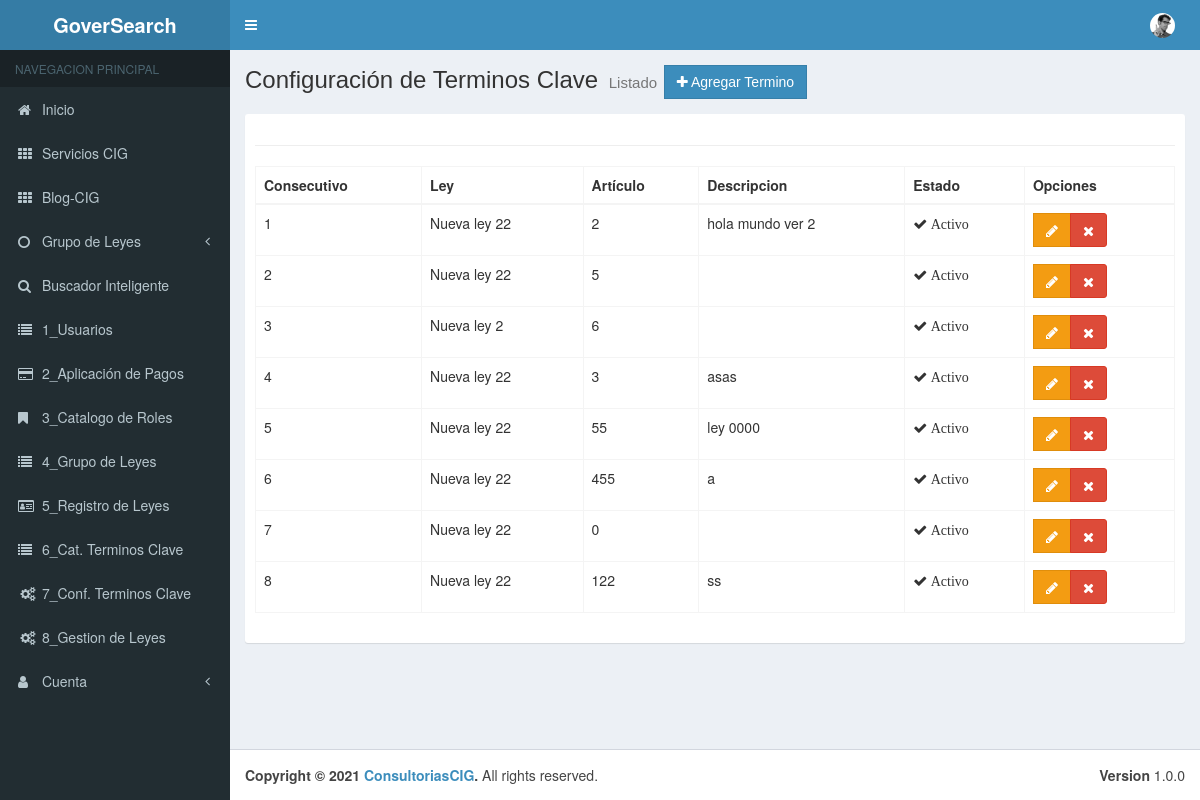
/Menu/cTer_Clave, run on an earlier commit of the app's database.
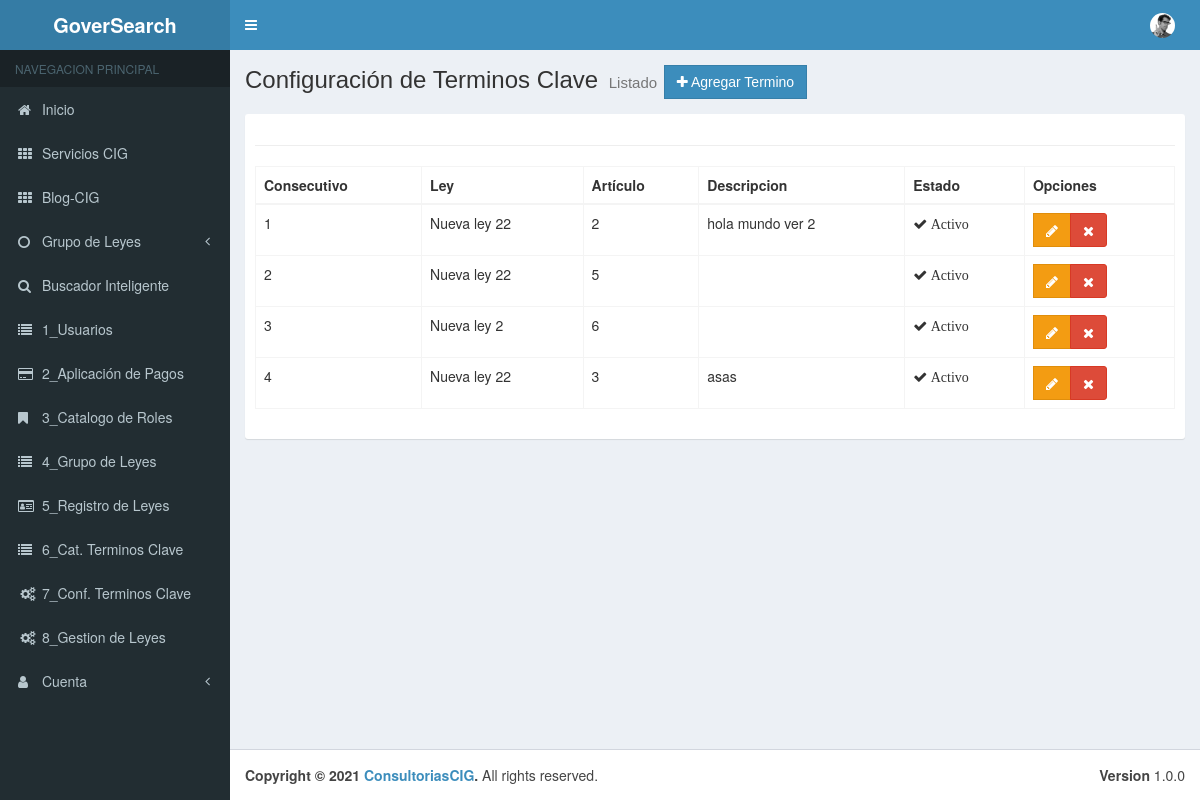
And on a later commit of the database.
### tables this page shows
CREATE TABLE `tbl_ter_clave` (
  `pk_Datos_ley` int(11) NOT NULL,
  `Termino_Clave_pk` int(11) NOT NULL,
  `Ley_pk` int(11) NOT NULL,
  `Articulo` int(11) NOT NULL,
  `Descripcion` varchar(100) DEFAULT NULL,
  `Estado` bit(1) NOT NULL
);

CREATE TABLE `tbl_leyes` (
  `pk_Datos_Ley` int(11) NOT NULL,
  `Nombre_de_Ley` varchar(50) NOT NULL,
  `Grupo_pk` int(11) NOT NULL,
  `Estado` bit(1) NOT NULL
);

### application/controllers/Menu/cTer_Clave.php (called while the page is built, shortened)
<?php defined('BASEPATH') OR exit('No direct script access allowed');
class cTer_Clave extends CI_Controller {
	public function __construct(){
		$this->load->model("Grupo_Leyes_Model");
		$this->load->model("Ter_Clave_Model");
		$this->load->model("Claves_Model");
		$this->load->model("Reg_Leyes_Model");
	}
	public function index()
	{
		$aside = array(
			'cGrupos' => $this->Grupo_Leyes_Model->getGrupo_Model()
		);
		$data = array(
			'terminos' =>$this->Ter_Clave_Model->getTermino(),
	   );
		$this->load->view("layouts/header");
		$this->load->view("layouts/aside", $aside);
		$this->load->view("admin/Menu/vTer_Clave/list", $data);
		$this->load->view("layouts/footer");
	}
}

### index.php (called while the page is built, shortened)
<?php
require_once BASEPATH.'core/CodeIgniter.php';

### application/models/Ter_Clave_Model.php (called while the page is built, shortened)
<?php
class Ter_Clave_Model extends CI_Model {
    public function getTermino(){
        $this->db->select("t.* ,c.Termino_Clave as termino");
        $this->db->select("t.* ,l.Nombre_de_Ley as ley");
        $this->db->from("tbl_ter_clave t");
        $this->db->order_by ("pk_Datos_ley", "asc");
        $this->db->join("tbl_claves c", "t.Termino_Clave_pk = c.pk_Ter_Clave");
        $this->db->join("tbl_leyes l", "t.Ley_pk = l.pk_Datos_Ley");
        $resultados = $this->db->get();
        return $resultados->result();
    }
}

### application/views/admin/Menu/vTer_Clave/list.php (the view)
<div class="content-wrapper">
    <section class="content-header">
        <h1>
        Configuración de Terminos Clave
        <small>Listado</small>
        <a href="<?php echo base_url();?>Menu/cTer_Clave/add" class="btn btn-primary btn-flat"><span class="fa fa-plus"></span> Agregar Termino</a>
        </h1>
    </section>
    <section class="content">
        <div class="box box-solid">
            <div class="box-body">
                <div class="row">
                        <div class="col-md-12">
                        </div>
                    </div>
                    <hr>
                    <div class="row">
                        <div class="col-md-12">
                            <table id="example1" class="table table-bordered table-hover">
                                <thead>
                                <tr>
                                    <th>Consecutivo</th>
                                    <th>Ley</th>
                                    <th>Artículo</th>
                                    <th>Descripcion</th>
                                    <th>Estado</th>
                                    <th>Opciones</th>
                                    </tr>
                                </thead>
                                <tbody>
                                    <?php if(!empty($terminos)):?>
                                        <?php foreach($terminos as $termino):?>
                                            <tr>
                                                <td><?php echo $termino->pk_Datos_ley;?></td>
                                                <td><?php echo $termino->ley;?></td>
                                                <td><?php echo $termino->Articulo;?></td>
                                                <td><?php echo $termino->Descripcion;?></td>
                                                <td>
                                                    <?php if($termino->Estado == 0): ?>
                                                        <span class="fa fa-times"> Inactivo</span>
                                                    <?php else:?>
                                                        <span class="fa fa-check"> Activo</span>
                                                    <?php endif;?>
                                                </td>
                                                <td>
                                                    <div class="btn-group">
                                                        <a href="<?php echo base_url()?>Menu/cTer_Clave/edit/<?php echo $termino->pk_Datos_ley;?>" class="btn btn-warning btn-flat"><span class="fa fa-pencil"></span></a>
                                                        <a href="<?php echo base_url();?>Menu/cTer_Clave/delete/<?php echo $termino->pk_Datos_ley;?>" class="btn btn-danger btn-remove"><span class="fa fa-remove"></span></a>
                                                    </div>
                                                </td>
                                            </tr>
                                        <?php endforeach;?>
                                    <?php endif;?>
                                </tbody>
                            </table>
                        </div>
                    </div>
            </div>
        </div>
    </section>
</div>

What changed in the data, as far as the page shows it:
removed tbl_ter_clave: pk_Datos_ley "5", Ley_pk.Nombre_de_Ley "Nueva ley 22", Articulo "55", Descripcion "ley 0000", Estado "Activo"
removed tbl_ter_clave: pk_Datos_ley "6", Ley_pk.Nombre_de_Ley "Nueva ley 22", Articulo "455", Descripcion "a", Estado "Activo"
removed tbl_ter_clave: pk_Datos_ley "7", Ley_pk.Nombre_de_Ley "Nueva ley 22", Articulo "0", Estado "Activo"
removed tbl_ter_clave: pk_Datos_ley "8", Ley_pk.Nombre_de_Ley "Nueva ley 22", Articulo "122", Descripcion "ss", Estado "Activo"
